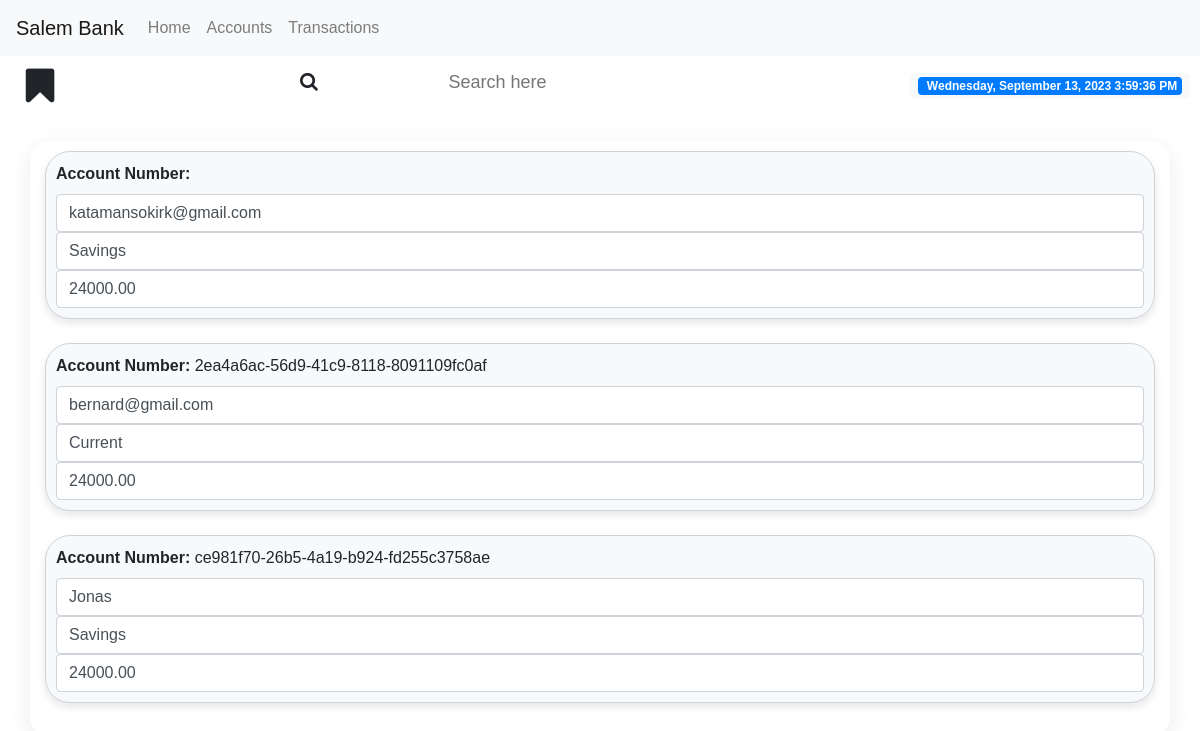
/list_accounts/, run on the app's committed database.
### Accounts/models.py (models this page shows, shortened)
class Account(models.Model):
    user = models.OneToOneField(User, on_delete=models.CASCADE)  # Link the account to a user
    account_number = models.CharField(max_length=10, unique=True)
    initial_deposit = models.DecimalField(max_digits=10, decimal_places=2)
    account_balance = models.DecimalField(max_digits=10, decimal_places=2)
    account_type = models.CharField(max_length=20, choices=[
        ('Savings', 'Savings'),
        ('Current', 'Current'),
        ('Student', 'Student'),
    ])
    account_pin = models.PositiveIntegerField()

### Accounts/views.py (the view)
# urls.py: path('list_accounts/', views.list_accounts, name='list_accounts'),
def list_accounts(request):
    account = Account.objects.all()
    context = {'accounts': account}
    return render(request, 'accounts.html', context)

### Accounts/templates/accounts.html
{% extends "base.html" %}
{% block content %}
{% for account in accounts %}
    <div class="sub-container">
        <div class="form-label"><strong>Account Number: </strong>{{ account.account_number }}</div>
        <div class="form-control">{{ account.user.username}}</div>
        <div class="form-control">{{ account.account_type }}</div>
        <div class="form-control">{{ account.account_balance }}</div>
    </div><br>
{% endfor %}
{% endblock %}

### Accounts/templates/base.html (shortened to what this page needs)
<!DOCTYPE html>
<html lang="en">
<head>
    {% load static %}
    <link rel="stylesheet" href="{% static 'css/total2.css' %}">
    <link rel="stylesheet" href="{% static 'css/bootstrap.css' %}">
    <link rel="stylesheet" href="{% static 'css/font-awesome.css' %}">
    <link rel="stylesheet" href="https://stackpath.bootstrapcdn.com/bootstrap/4.5.2/css/bootstrap.min.css">
    <link rel="stylesheet" href="https://cdnjs.cloudflare.com/ajax/libs/font-awesome/4.7.0/css/font-awesome.min.css">
</head>
<body>
    <nav class="navbar navbar-expand-lg navbar-light bg-light">
        <a class="navbar-brand" href="{% url 'index' %}">Salem Bank</a>
        <div class="collapse navbar-collapse" id="navbarNav">
            <ul class="navbar-nav">
                <li class="nav-item">
                    <a class="nav-link" href="{% url 'index' %}">Home</a>
                </li>
                <li class="nav-item">
                    <a class="nav-link" href="{% url 'list_accounts' %}">Accounts</a>
                </li>
                <li class="nav-item">
                    <a class="nav-link" href="#">Transactions</a>
                </li>
            </ul>
        </div>
    </nav>
    <div class="main">
        <div class="topbar">
            <div class="toggle">
                <i class="fa fa-bookmark"></i>
            </div>
            <div class="search">
                <label>
                    <input type="text" placeholder="Search here">
                    <i class="fa fa-search"></i>
                </label>
            </div>
            <div class="date-display">
                <span class="badge bg-primary">
                    <span id="currentDateTime"></span>
                </span>
            </div>
        </div>
        <div class="container">
            {% block content %}{% endblock %}
        </div>
</body>
</html>

### static/css/total2.css (style rules this page uses)
* { margin: 0; padding: 0; box-sizing: border-box; font-family: 'ubuntu',Arial, Helvetica, sans-serif; scroll-behavior: smooth; }
body { min-height: 100vh; min-width: 100vw; }
.container { width: 100%; display: grid; grid-template-columns: repeat(1, 1fr); justify-content: center; box-shadow: 0 7px 25px rgba(0,0,0,0.08); border-radius: 20px; padding: 10px; margin-top:25px; }
.main { position: absolute; width: calc(100% ); min-height: 100vh; transition: 0.5s; }
.topbar { width: 100%; height: 60px; display: flex; justify-content: space-between; align-items: center; padding: 0 10px; }
.toggle { position: relative; width: 60px; height: 60px; display: flex; justify-content: center; align-items: center; font-size: 2.5em; cursor: pointer; }
.search { position: relative; width: 400px; margin: 0 10px; }
.search label { position: relative; width: 100%; }
.search label input { width: 100%; height: 40px; border-radius: 40px; padding: 5px 20px; padding-left: 35px; font-size: 18px; outline: none; background-color: white; border: none; }
.search label input::placeholder { text-align: center; }
.search label i { position: absolute; top: 10px; left: 10px; font-size: 1.2em; }
.sub-container { background-color: #f8f9fa; border: 1px solid #ced4da; padding: 10px; border-radius: 25px; box-shadow: 0 4px 8px rgba(0, 0, 0, 0.1); }
.date-display { display: flex; justify-content: flex-end; padding: 0.25rem 0.5rem; border-radius: 4px; background-color: #f8f9fa; }

### data on the page
Account: user.username "katamansokirk@gmail.com", account_type "Savings", account_balance "24000.00"
Account: account_number "2ea4a6ac-56d9-41c9-8118-8091109fc0af", user.username "bernard@gmail.com", account_type "Current", account_balance "24000.00"
Account: account_number "ce981f70-26b5-4a19-b924-fd255c3758ae", user.username "Jonas", account_type "Savings", account_balance "24000.00"
